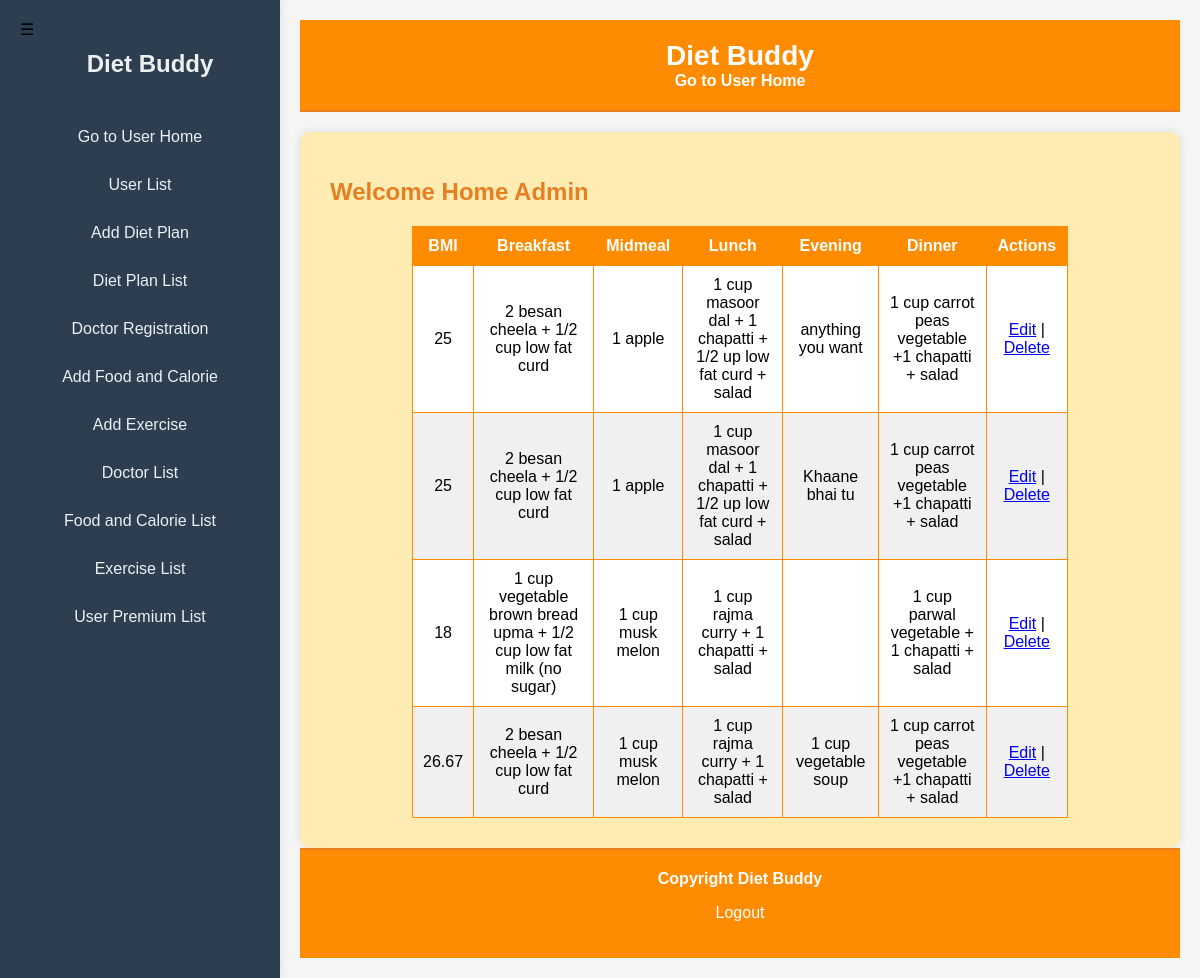
The app's page /dietplan-list.php (signed in) with its own data.
### tables this page shows
CREATE TABLE `diet_plan` (
  `dpid` int(50) NOT NULL,
  `dpbmi` varchar(100) DEFAULT NULL,
  `dpbreakfast` varchar(100) DEFAULT NULL,
  `dpmidmeal` varchar(100) DEFAULT NULL,
  `dplunch` varchar(100) DEFAULT NULL,
  `dpevening` varchar(100) DEFAULT NULL,
  `dpdinner` varchar(100) DEFAULT NULL
);

### dietplan-list.php (the view, shortened to what this page needs)
<?php
    include('connection.php');
?>
<!DOCTYPE html>
<html>
<head>
    <link rel="stylesheet" type="text/css" href="css/s1.css">
</head>
<body>
    <div id="full">
        <div id="sidebar">
            <h2><a href="admin-home.php" style="color: #ecf0f1;">Diet Buddy</a></h2>
            <a href="user-home.php">Go to User Home</a>
            <a href="user-list.php">User List</a>
            <a href="add-dietplan.php">Add Diet Plan</a>
            <a href="dietplan-list.php">Diet Plan List</a>
            <a href="doctor-registration.php">Doctor Registration</a>
            <a href="add-food.php">Add Food and Calorie</a>
            <a href="add-exercise.php">Add Exercise</a>
            <a href="doctor-list.php">Doctor List</a>
            <a href="food-list.php">Food and Calorie List</a>
            <a href="exercise-list.php">Exercise List</a>
            <a href="userpremiumlist.php">User Premium List</a>
        </div>
        <div id="content">
            <div id="header">
                <h2><a href="admin-home.php">Diet Buddy</a></h2>
                <a href="user-home.php">Go to User Home</a>
            </div>
            <div id="body">
                <h1>Welcome Home Admin</h1>
                <center>
                    <div id="form">
                        <table>
                            <tr>
                                <th>BMI</th>
                                <th>Breakfast</th>
                                <th>Midmeal</th>
                                <th>Lunch</th>
                                <th>Evening</th>
                                <th>Dinner</th>
                                <th>Actions</th>
                            </tr>
                            <?php
                                $q = $db->query("SELECT * FROM diet_plan ");
                                while($r1 = $q->fetch(PDO::FETCH_OBJ)) {
                            ?>
                                <tr>
                                    <td><?= $r1->dpbmi; ?></td>
                                    <td><?= $r1->dpbreakfast; ?></td>
                                    <td><?= $r1->dpmidmeal; ?></td>
                                    <td><?= $r1->dplunch; ?></td>
                                    <td><?= $r1->dpevening; ?></td>
                                    <td><?= $r1->dpdinner; ?></td>
                                    <td>
                                        <a href="edit-dietplan.php?id=<?= $r1->dpid; ?>">Edit</a> |
                                        <a href="?delete_id=<?= $r1->dpid; ?>" onclick="return confirm('Are you sure you want to delete this entry?')">Delete</a>
                                    </td>
                                </tr>
                            <?php
                                }
                            ?>
                        </table>
                    </div>
                </center>
            </div>
            <div id="footer">
                <h4>Copyright Diet Buddy</h4>
                <p><a href="index.php">Logout</a></p>
            </div>
        </div>
        <div id="toggle-btn" onclick="toggleSidebar()">☰</div>
    </div>
</body>
</html>

### css/s1.css (style rules this page uses)
body { font-family: Arial, sans-serif; margin: 0; padding: 0; background-color: #f5f5f5; display: flex; flex-direction: column; min-height: 100vh; }
#full { display: flex; flex: 1; }
#sidebar { flex-basis: 20%; background-color: #2c3e50; color: #ecf0f1; padding: 20px; box-shadow: 0 0 10px rgba(0, 0, 0, 0.1); display: flex; flex-direction: column; align-items: center; transition: 0.3s; }
#sidebar h2 { margin-bottom: 20px; font-size: 24px; color: #ecf0f1; }
#sidebar a { text-decoration: none; color: #ecf0f1; padding: 10px; border-radius: 5px; margin-bottom: 10px; transition: background-color 0.3s ease, color 0.3s ease; width: 100%; text-align: center; display: block; }
#content { flex: 1; padding: 20px; }
#header { background-color: #ff8c00; padding: 20px; text-align: center; border-bottom: 2px solid #e67e22; }
#header h2 { margin: 0; font-size: 28px; color: #fff; }
#header a { text-decoration: none; color: #fff; font-weight: bold; margin: 0 15px; transition: color 0.3s ease; }
#body { background-color: #ffecb3; border-radius: 10px; margin-top: 20px; box-shadow: 0 0 10px rgba(0, 0, 0, 0.1); padding: 30px; }
#body h1 { font-size: 24px; margin-bottom: 20px; color: #e67e22; }
#footer { background-color: #ff8c00; padding: 20px; text-align: center; border-top: 2px solid #e67e22; margin-top: auto; }
#footer h4 { margin: 0; color: #fff; }
#footer a { text-decoration: none; color: #fff; transition: color 0.3s ease; }
#toggle-btn { position: fixed; top: 20px; left: 20px; cursor: pointer; z-index: 2; }
#form { width: 80%; margin: auto; }
table { width: 100%; border-collapse: collapse; }
th, td { border: 1px solid #ff8c00; padding: 10px; text-align: center; }
th { background-color: #ff8c00; color: #fff; }
tr:nth-child(even) { background-color: #fff; }
tr:nth-child(odd) { background-color: #f0f0f0; }

### records on screen
diet_plan: dpbmi "25", dpbreakfast "2 besan cheela + 1/2 cup low fat curd", dpmidmeal "1 apple", dplunch "1 cup masoor dal + 1 chapatti + 1/2 up low fat curd + salad", dpevening "anything you want", dpdinner "1 cup carrot peas vegetable +1 chapatti + salad"
diet_plan: dpbmi "25", dpbreakfast "2 besan cheela + 1/2 cup low fat curd", dpmidmeal "1 apple", dplunch "1 cup masoor dal + 1 chapatti + 1/2 up low fat curd + salad", dpevening "Khaane bhai tu", dpdinner "1 cup carrot peas vegetable +1 chapatti + salad"
diet_plan: dpbmi "18", dpbreakfast "1 cup vegetable brown bread upma + 1/2 cup low fat milk (no sugar)", dpmidmeal "1 cup musk melon", dplunch "1 cup rajma curry + 1 chapatti + salad", dpdinner "1 cup parwal vegetable + 1 chapatti + salad"
diet_plan: dpbmi "26.67", dpbreakfast "2 besan cheela + 1/2 cup low fat curd", dpmidmeal "1 cup musk melon", dplunch "1 cup rajma curry + 1 chapatti + salad", dpevening "1 cup vegetable soup", dpdinner "1 cup carrot peas vegetable +1 chapatti + salad"
